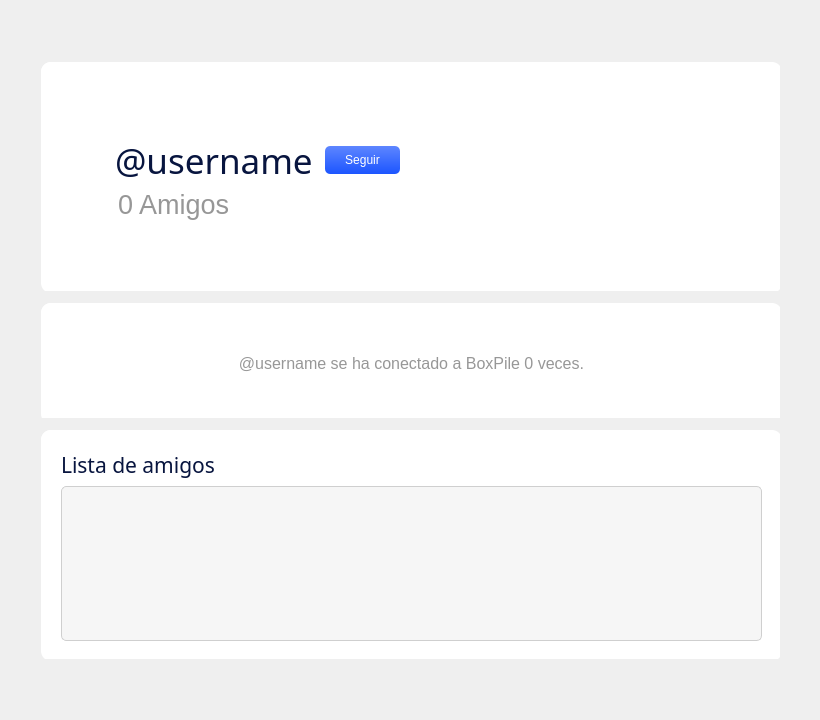
         <widget class="QWidget" name="accountPage">
          <widget class="QWidget" name="gridLayoutWidget_5">
           <property name="geometry">
            <rect>
             <x>10</x>
             <y>10</y>
             <width>801</width>
             <height>701</height>
            </rect>
           </property>
           <layout class="QGridLayout" name="accountGrid" rowstretch="2,10,0,5,0,10,2" columnstretch="1,30,1">
            <item row="0" column="2">
             <widget class="QFrame" name="accountGrey3">
              <property name="styleSheet">
               <string notr="true">border-radius: 0px;</string>
              </property>
              <property name="frameShape">
               <enum>QFrame::StyledPanel</enum>
              </property>
              <property name="frameShadow">
               <enum>QFrame::Raised</enum>
              </property>
             </widget>
            </item>
            <item row="2" column="0">
             <widget class="QFrame" name="accountGrey6">
              <property name="styleSheet">
               <string notr="true">border-radius: 0px;</string>
              </property>
              <property name="frameShape">
               <enum>QFrame::StyledPanel</enum>
              </property>
              <property name="frameShadow">
               <enum>QFrame::Raised</enum>
              </property>
             </widget>
            </item>
            <item row="1" column="2">
             <widget class="QFrame" name="accountGrey5">
              <property name="styleSheet">
               <string notr="true">border-radius: 0px;</string>
              </property>
              <property name="frameShape">
               <enum>QFrame::StyledPanel</enum>
              </property>
              <property name="frameShadow">
               <enum>QFrame::Raised</enum>
              </property>
             </widget>
            </item>
            <item row="2" column="2">
             <widget class="QFrame" name="accountGrey8">
              <property name="styleSheet">
               <string notr="true">border-radius: 0px;</string>
              </property>
              <property name="frameShape">
               <enum>QFrame::StyledPanel</enum>
              </property>
              <property name="frameShadow">
               <enum>QFrame::Raised</enum>
              </property>
             </widget>
            </item>
            <item row="4" column="1">
             <widget class="QFrame" name="accountGrey12">
              <property name="styleSheet">
               <string notr="true">border-radius: 0px;</string>
              </property>
              <property name="frameShape">
               <enum>QFrame::StyledPanel</enum>
              </property>
              <property name="frameShadow">
               <enum>QFrame::Raised</enum>
              </property>
             </widget>
            </item>
            <item row="3" column="0">
             <widget class="QFrame" name="accountGrey9">
              <property name="styleSheet">
               <string notr="true">border-radius: 0px;</string>
              </property>
              <property name="frameShape">
               <enum>QFrame::StyledPanel</enum>
              </property>
              <property name="frameShadow">
               <enum>QFrame::Raised</enum>
              </property>
             </widget>
            </item>
            <item row="2" column="1">
             <widget class="QFrame" name="accountGrey7">
              <property name="styleSheet">
               <string notr="true">border-radius: 0px;</string>
              </property>
              <property name="frameShape">
               <enum>QFrame::StyledPanel</enum>
              </property>
              <property name="frameShadow">
               <enum>QFrame::Raised</enum>
              </property>
             </widget>
            </item>
            <item row="4" column="2">
             <widget class="QFrame" name="accountGrey13">
              <property name="styleSheet">
               <string notr="true">border-radius: 0px;</string>
              </property>
              <property name="frameShape">
               <enum>QFrame::StyledPanel</enum>
              </property>
              <property name="frameShadow">
               <enum>QFrame::Raised</enum>
              </property>
             </widget>
            </item>
            <item row="0" column="1">
             <widget class="QFrame" name="accountGrey2">
              <property name="styleSheet">
               <string notr="true">border-radius: 0px;</string>
              </property>
              <property name="frameShape">
               <enum>QFrame::StyledPanel</enum>
              </property>
              <property name="frameShadow">
               <enum>QFrame::Raised</enum>
              </property>
             </widget>
            </item>
            <item row="5" column="0">
             <widget class="QFrame" name="accountGrey14">
              <property name="styleSheet">
               <string notr="true">border-radius: 0px;</string>
              </property>
              <property name="frameShape">
               <enum>QFrame::StyledPanel</enum>
              </property>
              <property name="frameShadow">
               <enum>QFrame::Raised</enum>
              </property>
             </widget>
            </item>
            <item row="0" column="0">
             <widget class="QFrame" name="accountGrey1">
              <property name="styleSheet">
               <string notr="true">border-radius: 0px;</string>
              </property>
              <property name="frameShape">
               <enum>QFrame::StyledPanel</enum>
              </property>
              <property name="frameShadow">
               <enum>QFrame::Raised</enum>
              </property>
             </widget>
            </item>
            <item row="1" column="0">
             <widget class="QFrame" name="accountGrey4">
              <property name="styleSheet">
               <string notr="true">border-radius: 0px;</string>
              </property>
              <property name="frameShape">
               <enum>QFrame::StyledPanel</enum>
              </property>
              <property name="frameShadow">
               <enum>QFrame::Raised</enum>
              </property>
             </widget>
            </item>
            <item row="3" column="2">
             <widget class="QFrame" name="accountGrey10">
              <property name="styleSheet">
               <string notr="true">border-radius: 0px;</string>
              </property>
              <property name="frameShape">
               <enum>QFrame::StyledPanel</enum>
              </property>
              <property name="frameShadow">
               <enum>QFrame::Raised</enum>
              </property>
             </widget>
            </item>
            <item row="4" column="0">
             <widget class="QFrame" name="accountGrey11">
              <property name="styleSheet">
               <string notr="true">border-radius: 0px;</string>
              </property>
              <property name="frameShape">
               <enum>QFrame::StyledPanel</enum>
              </property>
              <property name="frameShadow">
               <enum>QFrame::Raised</enum>
              </property>
             </widget>
            </item>
            <item row="5" column="2">
             <widget class="QFrame" name="accountGrey15">
              <property name="styleSheet">
               <string notr="true">border-radius: 0px;</string>
              </property>
              <property name="frameShape">
               <enum>QFrame::StyledPanel</enum>
              </property>
              <property name="frameShadow">
               <enum>QFrame::Raised</enum>
              </property>
             </widget>
            </item>
            <item row="6" column="0">
             <widget class="QFrame" name="accountGrey16">
              <property name="styleSheet">
               <string notr="true">border-radius: 0px;</string>
              </property>
              <property name="frameShape">
               <enum>QFrame::StyledPanel</enum>
              </property>
              <property name="frameShadow">
               <enum>QFrame::Raised</enum>
              </property>
             </widget>
            </item>
            <item row="6" column="1">
             <widget class="QFrame" name="accountGrey17">
              <property name="styleSheet">
               <string notr="true">border-radius: 0px;</string>
              </property>
              <property name="frameShape">
               <enum>QFrame::StyledPanel</enum>
              </property>
              <property name="frameShadow">
               <enum>QFrame::Raised</enum>
              </property>
             </widget>
            </item>
            <item row="6" column="2">
             <widget class="QFrame" name="accountGrey18">
              <property name="styleSheet">
               <string notr="true">border-radius: 0px;</string>
              </property>
              <property name="frameShape">
               <enum>QFrame::StyledPanel</enum>
              </property>
              <property name="frameShadow">
               <enum>QFrame::Raised</enum>
              </property>
             </widget>
            </item>
            <item row="1" column="1">
             <widget class="QWidget" name="accountMainWidget" native="true">
              <property name="styleSheet">
               <string notr="true">background-color: rgb(255, 255, 255);
border-radius: 10px;</string>
              </property>
              <widget class="QWidget" name="horizontalLayoutWidget_3">
               <property name="geometry">
                <rect>
                 <x>0</x>
                 <y>0</y>
                 <width>741</width>
                 <height>231</height>
                </rect>
               </property>
               <layout class="QHBoxLayout" name="accountMainHLayout" stretch="0,1">
                <property name="leftMargin">
                 <number>20</number>
                </property>
                <property name="topMargin">
                 <number>20</number>
                </property>
                <property name="rightMargin">
                 <number>20</number>
                </property>
                <property name="bottomMargin">
                 <number>20</number>
                </property>
                <item>
                 <widget class="QPushButton" name="accountMainProfilePic">
                  <property name="text">
                   <string/>
                  </property>
                  <property name="icon">
                   <iconset>
                    <normaloff>resources/logoTR_blue.png</normaloff>resources/logoTR_blue.png</iconset>
                  </property>
                  <property name="iconSize">
                   <size>
                    <width>160</width>
                    <height>160</height>
                   </size>
                  </property>
                 </widget>
                </item>
                <item>
                 <layout class="QVBoxLayout" name="accountMainVLayout">
                  <property name="spacing">
                   <number>0</number>
                  </property>
                  <item>
                   <spacer name="accountMainVSpacer1">
                    <property name="orientation">
                     <enum>Qt::Vertical</enum>
                    </property>
                    <property name="sizeHint" stdset="0">
                     <size>
                      <width>20</width>
                      <height>40</height>
                     </size>
                    </property>
                   </spacer>
                  </item>
                  <item>
                   <layout class="QHBoxLayout" name="accountMainVHLayout" stretch="0,0,1">
                    <item>
                     <widget class="QLabel" name="accountMainNameLabel">
                      <property name="font">
                       <font>
                        <family>Ubuntu Light</family>
                        <pointsize>26</pointsize>
                       </font>
                      </property>
                      <property name="styleSheet">
                       <string notr="true">color: rgb(8, 21, 63);
padding: 2px;
margin-left: 5px;</string>
                      </property>
                      <property name="text">
                       <string>@username</string>
                      </property>
                     </widget>
                    </item>
                    <item>
                     <widget class="QPushButton" name="accountMainVariableBtn">
                      <property name="styleSheet">
                       <string notr="true">QPushButton {
	border-width: 0px;
	color: rgb(255, 255, 255);
	background-color: qlineargradient(spread:pad, x1:1, y1:1, x2:1, y2:0, stop:0 rgba(28, 85, 255, 255), stop:1 rgba(94, 134, 255, 255));
	padding: 6.5px;
	padding-left: 20px;
	padding-right: 20px;
	border-radius: 5px;
}

QPushButton:hover {
	background-color: qlineargradient(spread:pad, x1:1, y1:1, x2:1, y2:0, stop:0 rgba(27, 82, 246, 255), stop:1 rgba(91, 130, 248, 255));
}

QPushButton:pressed {
	background-color: qlineargradient(spread:pad, x1:1, y1:1, x2:1, y2:0, stop:0 rgba(32, 81, 227, 255), stop:1 rgba(71, 109, 224, 255));
}</string>
                      </property>
                      <property name="text">
                       <string>Seguir</string>
                      </property>
                     </widget>
                    </item>
                    <item>
                     <spacer name="accountMainHSpacer">
                      <property name="orientation">
                       <enum>Qt::Horizontal</enum>
                      </property>
                      <property name="sizeHint" stdset="0">
                       <size>
                        <width>40</width>
                        <height>20</height>
                       </size>
                      </property>
                     </spacer>
                    </item>
                   </layout>
                  </item>
                  <item>
                   <widget class="QLabel" name="accountMainFriendsLabel">
                    <property name="font">
                     <font>
                      <family>Ubuntu</family>
                      <pointsize>20</pointsize>
                     </font>
                    </property>
                    <property name="styleSheet">
                     <string notr="true">color: rgb(151, 151, 151);
padding: 2px;
margin-left: 10px;</string>
                    </property>
                    <property name="text">
                     <string>0 Amigos</string>
                    </property>
                   </widget>
                  </item>
                  <item>
                   <spacer name="accountMainVSpacer2">
                    <property name="orientation">
                     <enum>Qt::Vertical</enum>
                    </property>
                    <property name="sizeHint" stdset="0">
                     <size>
                      <width>20</width>
                      <height>40</height>
                     </size>
                    </property>
                   </spacer>
                  </item>
                 </layout>
                </item>
               </layout>
              </widget>
             </widget>
            </item>
            <item row="3" column="1">
             <widget class="QWidget" name="accountDescWidget" native="true">
              <property name="styleSheet">
               <string notr="true">background-color: rgb(255, 255, 255);
border-radius: 10px;</string>
              </property>
              <widget class="QWidget" name="horizontalLayoutWidget_5">
               <property name="geometry">
                <rect>
                 <x>0</x>
                 <y>0</y>
                 <width>741</width>
                 <height>121</height>
                </rect>
               </property>
               <layout class="QHBoxLayout" name="accountDescHLayout">
                <property name="leftMargin">
                 <number>20</number>
                </property>
                <property name="topMargin">
                 <number>20</number>
                </property>
                <property name="rightMargin">
                 <number>20</number>
                </property>
                <property name="bottomMargin">
                 <number>20</number>
                </property>
                <item>
                 <widget class="QLabel" name="accountDescLabel">
                  <property name="font">
                   <font>
                    <pointsize>12</pointsize>
                   </font>
                  </property>
                  <property name="styleSheet">
                   <string notr="true">color: rgb(151, 151, 151);
padding: 20px;</string>
                  </property>
                  <property name="text">
                   <string>@username se ha conectado a BoxPile 0 veces.</string>
                  </property>
                  <property name="alignment">
                   <set>Qt::AlignCenter</set>
                  </property>
                  <property name="wordWrap">
                   <bool>true</bool>
                  </property>
                 </widget>
                </item>
               </layout>
              </widget>
             </widget>
            </item>
            <item row="5" column="1">
             <widget class="QWidget" name="accountFriendsWidget" native="true">
              <property name="styleSheet">
               <string notr="true">background-color: rgb(255, 255, 255);
border-radius: 10px;</string>
              </property>
              <widget class="QWidget" name="verticalLayoutWidget_5">
               <property name="geometry">
                <rect>
                 <x>0</x>
                 <y>0</y>
                 <width>741</width>
                 <height>231</height>
                </rect>
               </property>
               <layout class="QVBoxLayout" name="accountFriendsVLayout">
                <property name="leftMargin">
                 <number>20</number>
                </property>
                <property name="topMargin">
                 <number>20</number>
                </property>
                <property name="rightMargin">
                 <number>20</number>
                </property>
                <property name="bottomMargin">
                 <number>20</number>
                </property>
                <item>
                 <widget class="QLabel" name="accountFriendsLabel">
                  <property name="font">
                   <font>
                    <family>Ubuntu Light</family>
                    <pointsize>16</pointsize>
                   </font>
                  </property>
                  <property name="styleSheet">
                   <string notr="true">color: rgb(8, 21, 63);</string>
                  </property>
                  <property name="text">
                   <string>Lista de amigos</string>
                  </property>
                 </widget>
                </item>
                <item>
                 <widget class="QListWidget" name="accountFriendsList">
                  <property name="minimumSize">
                   <size>
                    <width>502</width>
                    <height>152</height>
                   </size>
                  </property>
                  <property name="styleSheet">
                   <string notr="true">color: rgb(0, 0, 0);
background-color: rgb(246, 246, 246);
border-style: solid;
border-width: 1px;
border-radius: 5px;
border-color: rgb(207, 207, 207);
selection-background-color: rgb(8, 21, 63);
min-width: 500;
min-height: 150;</string>
                  </property>
                  <property name="dragEnabled">
                   <bool>true</bool>
                  </property>
                  <property name="dragDropMode">
                   <enum>QAbstractItemView::InternalMove</enum>
                  </property>
                  <property name="spacing">
                   <number>2</number>
                  </property>
                  <property name="wordWrap">
                   <bool>true</bool>
                  </property>
                 </widget>
                </item>
               </layout>
              </widget>
             </widget>
            </item>
           </layout>
          </widget>
         </widget>
